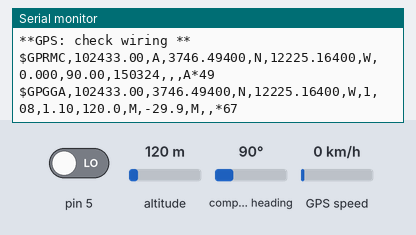
Bench run of a sketch on a simulated Arduino Uno, built for the host (arithmetic inside an expression is 32-bit, double 64-bit). Shown: the last lines printed to the serial monitor. Inputs (shaded band) come from the test bench; at power-on: compass heading 90°, pin 5 LOW, altitude 120 m, GPS speed 0 km/h. The GPS gets a fix after 3 s at 37.7749, -122.4194 with 8 satellites; the modem accepts every AT command (registered, SIM ready, sends succeed) and sends nothing else.

Above: at 3.4 s.
3.5 s: compass heading set to 269°
At 6.6 s:
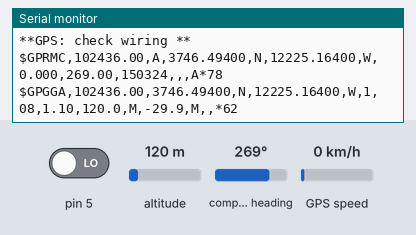
6.7 s: pin 5 driven HIGH
At 11.7 s:
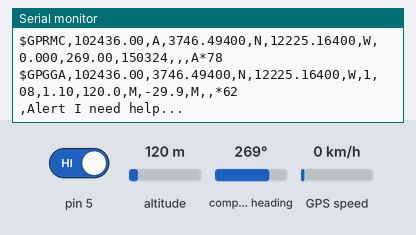
Timing chart, 0 to 13.2 s (numbered marks = the images above; inputs shaded):
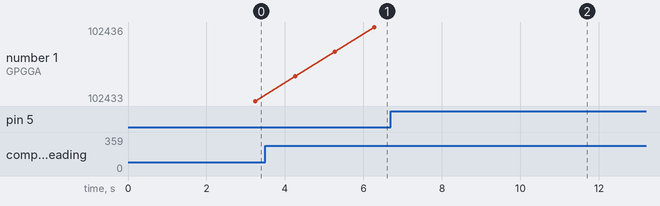

Measured:
- after the input at 3.5 s, the serial monitor: prints a new line after 0.72 s (image 1)
- after the input at 6.7 s, the serial monitor: prints a new line after 3.9 s (image 2)

The sketch:

sketch_dec21a.ino
```cpp
//Pateek
//www.justdoelectronics.com

#include <TinyGPS.h>
#include <SoftwareSerial.h>
#include <Wire.h>
SoftwareSerial Gsm(9, 10);

char phone_no[] = "+9188305848xx";

TinyGPS gps;
int state;
String textMessage;
void setup() {
  Serial.begin(9600);
  Gsm.begin(9600);
  delay(2000);
  Serial.print("AT+CMGF=1\r");
  delay(100);
  Serial.print("AT+CNMI=2,2,0,0,0\r");
  delay(100);
  pinMode(5, INPUT);
}

void loop() {
  bool newData = false;
  unsigned long chars;
  unsigned short sentences, failed;

  for (unsigned long start = millis(); millis() - start < 1000;) {
    while (Serial.available()) {
      char c = Serial.read();
      Serial.print(c);
      if (gps.encode(c))
        newData = true;
    }
  }

  if (textMessage.indexOf("LOCAL") >= 0) {
    float flat, flon;
    unsigned long age;
    gps.f_get_position(&flat, &flon, &age);
    Gsm.print("AT+CMGF=1\r");
    delay(400);
    Gsm.print("AT+CMGS=\"");
    Gsm.print(phone_no);
    Gsm.println("\"");
    delay(3000);
    Gsm.print(flat == TinyGPS::GPS_INVALID_F_ANGLE ? 0.0 : flat, 6);
    Serial.print(",");
    Gsm.print(flon == TinyGPS::GPS_INVALID_F_ANGLE ? 0.0 : flon, 6);
    delay(200);
    Gsm.println((char)26);
    delay(200);
    Gsm.println();
    delay(10000);
  }

  state = digitalRead(5);

  if (state == 1) {
    float flat, flon;
    unsigned long age;
    gps.f_get_position(&flat, &flon, &age);
    Gsm.print("AT+CMGF=1\r");
    delay(400);
    Gsm.print("AT+CMGS=\"");
    Gsm.print(phone_no);
    Gsm.println("\"");
    delay(3000);
    Gsm.println("Alert I need help... ");
    //Prateek
    //www.justdoelectronics.com
    Gsm.print(flat == TinyGPS::GPS_INVALID_F_ANGLE ? 0.0 : flat, 6);
    Serial.print(",");
    Gsm.print(",");
    Gsm.print(flon == TinyGPS::GPS_INVALID_F_ANGLE ? 0.0 : flon, 6);
    delay(200);
    Gsm.println((char)26);
    delay(200);
    Gsm.println();
    Serial.print("Alert I need help... ");
    delay(10000);

  } else {
    delay(10);
  }

  Serial.println(failed);
  Serial.println("**GPS: check wiring **");
}
```
